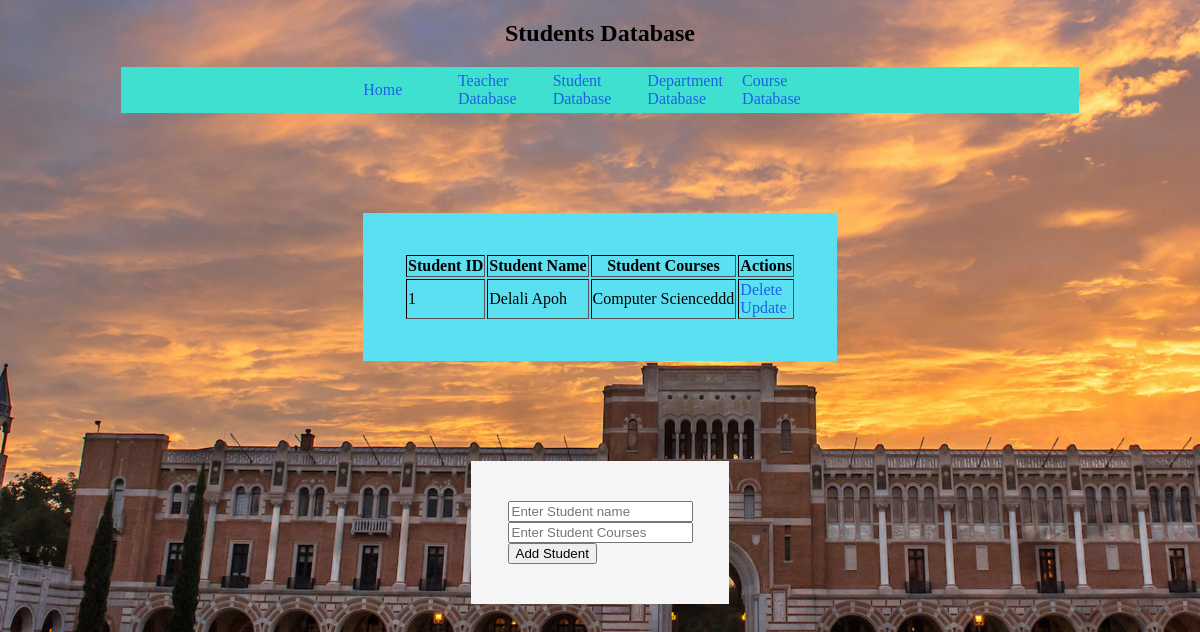
/students, run on the app's committed database.
### app.py (models this page shows)
class StudentDB(db.Model):
    student_id = db.Column(db.Integer, primary_key=True)
    student_name = db.Column(db.String(200), nullable=False)
    student_courses = db.Column(db.String(100), nullable=False)

### app.py (the view)
@app.route("/students", methods = ['GET', 'POST'])
def student():
    if request.method == "POST":
        new_name = request.form['new_name']
        new_courses = request.form['new_courses']
        new_student = StudentDB(student_name=new_name, student_courses=new_courses)
        try:
            db.session.add(new_student)
            db.session.commit()
            return redirect('/students')
        except:
            return "There was an issue adding this student"
    else:
        pupils = StudentDB.query.all()
        return render_template("students.html", pupils = pupils)

### templates/students.html (shortened to what this page needs)
{% extends "base.html" %}
{% block head %}
<link rel="stylesheet" href="{{url_for('static', filename='style.css')}}">
{% endblock %}
{% block body %}
<div>
    <h2 style="text-align: center">Students Database</h2>
    <div class="navbar">
        <a href="/welcome">Home</a>
        <a href="/teachers">Teacher Database</a>
        <a href="/students">Student Database</a>
        <a href="/departments">Department Database</a>
        <a href="/courses">Course Database</a>
    </div>
</div>
<div>
    {% if pupils|length < 1 %}
    <h4 style="text-align: center">There are no Students. Add one!</h4>
    {% else %}
    <table border ='5' style='margin-left:auto; margin-right:auto'>
        <tr>
            <th>Student ID</th>
            <th>Student Name</th>
            <th>Student Courses</th>
            <th>Actions</th>
        </tr>
        {% for pupil in pupils %}
        <tr>
            <td>{{ pupil.student_id }}</td>
            <td>{{ pupil.student_name }}</td>
            <td> {{ pupil.student_courses }}</td>
            <td>
                <a href="/students/delete/{{ pupil.student_id }}">Delete</a>
                <br>
                <a href="/students/update/{{ pupil.student_id }}">Update</a>
            </td>
        </tr>
        {% endfor %}
    </table>
    {% endif %}
</div>
<div class="content" style='margin-left:auto; margin-right:auto'>
    <form actions="/students" method="POST" style='margin-left:auto; margin-right:auto'>
        <input type="text" name="new_name" id="new_name" placeholder="Enter Student name">
        <br>
        <input type="text" name="new_courses" id="new_courses" placeholder="Enter Student Courses">
        <input type="submit" value="Add Student">
    </form>
</div>
{% endblock %}

### static/style.css (style rules this page uses)
.content { background: whitesmoke; background-size: 100px; margin: 100px auto; padding: 40px; font-family: verdana; display:flex; justify-content: center; align-items: center; width: 15% }
body { background-image: url('building.jpg'); background-size: cover; background-attachment: fixed; }
h2 { font-family: Verdana; margin: 10px auto; padding: 10px; font-family: verdana; align-items: center; margin-left: auto; margin-right: auto; }
table { background: rgb(90, 224, 241); background-size: 100px; margin: 100px auto; padding: 40px; font-family: verdana; display:flex; justify-content: center; align-items: center; width: 40%; border:rgb(0, 0, 0); border-width:thick; }
.navbar { background-color: turquoise; margin-left: auto; margin-right: auto; padding: 5px; font-family: verdana; align-items: center; display:flex; justify-content: center; width: 80% }
a { text-decoration: none; color: rgb(28, 97, 226); width: 10%; }

### data on the page
StudentDB: student_id "1", student_name "Delali Apoh", student_courses "Computer Scienceddd"
